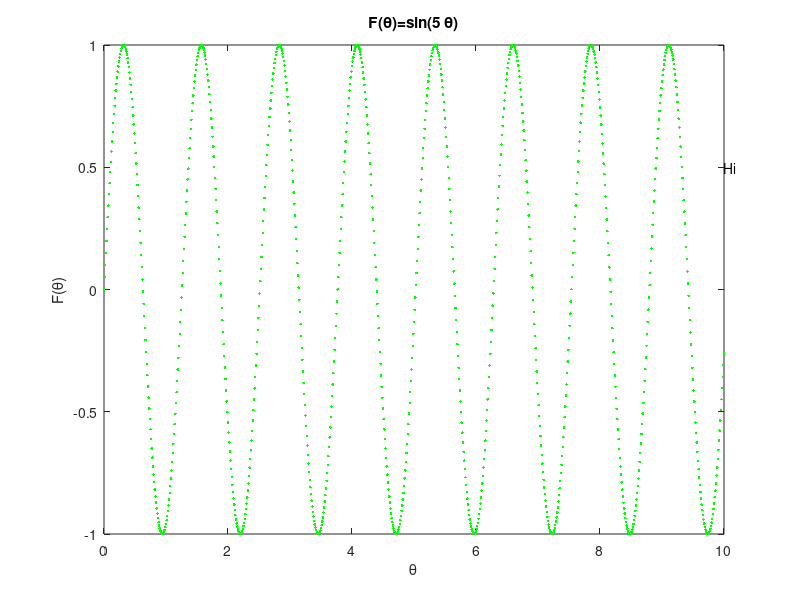
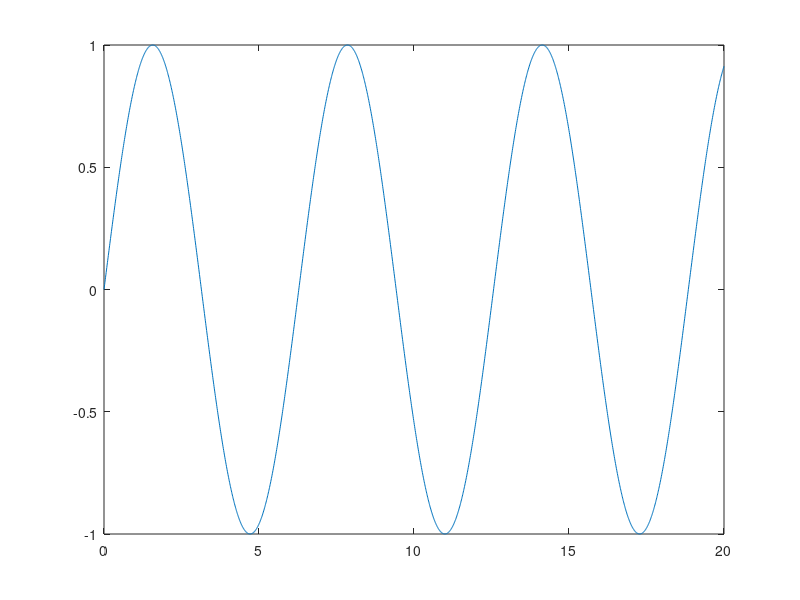
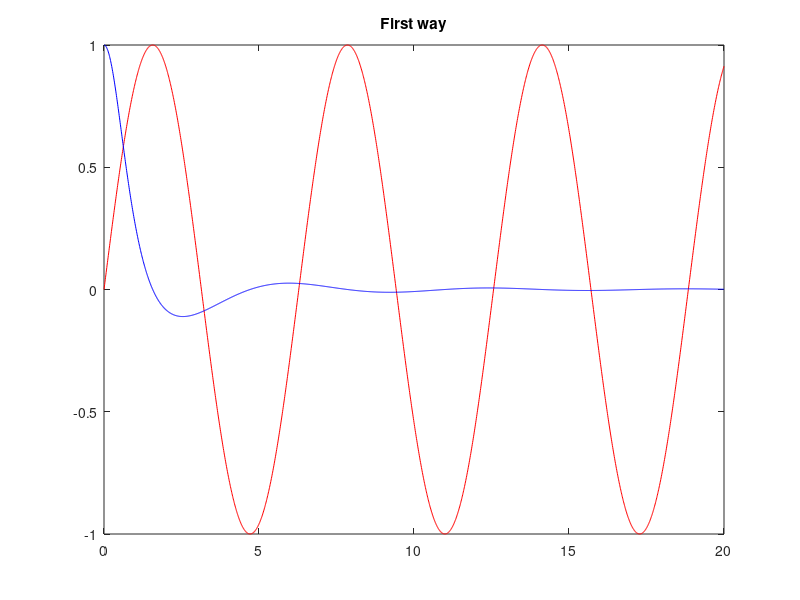
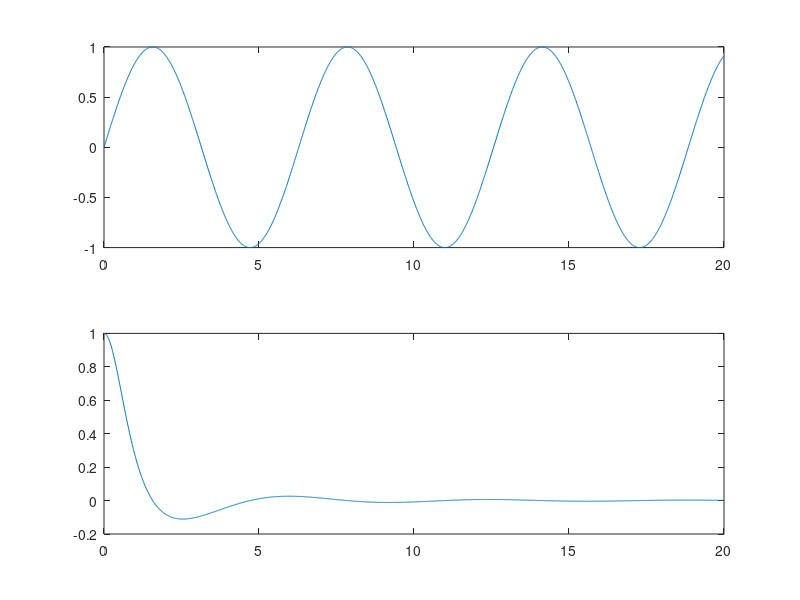

MATLAB code to generate these figures, in order:
%% Chapter 5
x=0:.01:10;
y=sin(5*x);
length(x);
length(y);
plot(x,y);
%%
nhalf=ceil(length(x)/2);
plot(x(1:nhalf),y(1:nhalf));
plot(x(nhalf:end),y(nhalf:end))

axis([0 10 -1.3 1.3])
plot(x,y)
xlim([0 10])

plot(x,y)
ylim([-1.3 1.3])

axis equal

%% 
close all;
x=0:.1:8;
y=exp(x);
semilogx(x,y);
title('semilogx')
semilogy(x,y);
title('semilogy')
%loglog(x,y);
%title('loglog')

%%
clear; close all;
dphi=pi/100; % set the spacing in azimuthal angle
N=30; % set the number of azimuthal trips
phi=0:dphi:N*2*pi;

theta=phi/N/2; % go from north to south once
r=1; % sphere of radius 1
% convert spherical to Cartesian
x=r*sin(theta).*cos(phi);
y=r*sin(theta).*sin(phi);
z=r*cos(theta);
% plot the spiral
plot3(x,y,z)
axis([0 10 -1.3 1.3])

%%
x=0:.01:10;
y=sin(5*x);
plot(x,y,'g.')
xlabel('Distance (m)')
ylabel('Amplitude (mm)')

title('Oscillations on a String')
text(10,.5,'Hi');
s=sprintf('Oscillations with k=%g',5)
title(s)

xlabel('\theta')
ylabel('F(\theta)')
title('F(\theta)=sin(5 \theta)')

s=sprintf('F(\\theta)=sin(%i \\theta)',5)
title(s)

%% 
close all;
x=0:.01:20;
f1=sin(x);
f2=cos(x)./(1+x.^2);
figure
plot(x,f1)
figure
plot(x,f2)
%%
close all;
plot(x,f1,'r-',x,f2,'b-')
title('First way')

figure
plot(x,f1,'r-')
hold on
plot(x,f2,'b-')
title('Second way')
hold off

subplot(2,1,1)
plot(x,f1)
subplot(2,1,2)
plot(x,f2)
    